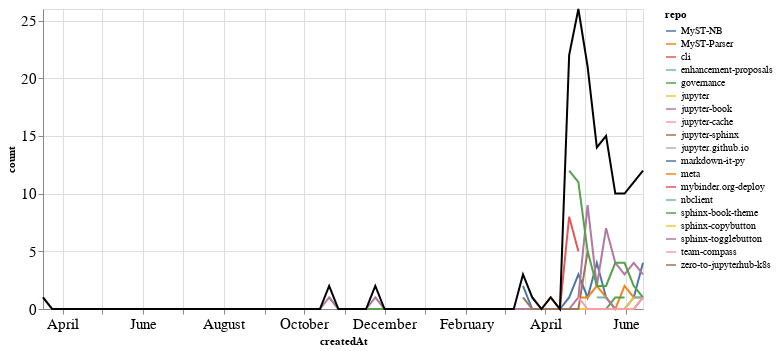

Here is the notebook cell this chart was saved with:
### Markdown cell above
## PRs

### Code cell
prs_time = prs.groupby('repo').resample('W', on='createdAt').count()['author'].reset_index()
prs_time = prs_time.rename(columns={'author': 'count'})
prs_time_total = prs_time.groupby('createdAt').agg({"count": "sum"}).reset_index()

ch1 = alt.Chart(prs_time, width=600).mark_line().encode(
    x='createdAt',
    y='count',
    color='repo',
    tooltip="repo"
)

ch2 = alt.Chart(prs_time_total, width=600).mark_line(color="black").encode(
    x='createdAt',
    y='count',
)

ch1 + ch2

### Figure 1 — Vega-Lite specification as saved in the notebook (floating-point values rounded to 4 significant figures; data arrays with more than 128 entries replaced by an {"elided": "..."} marker saying what was removed)
{"config": {"axisLeft": {"labelFontSize": 15}, "axisBottom": {"labelFontSize": 15}}, "layer": [{"data": {"name": "data-cb9294a3db33d627fdb2a890261d5b2d"}, "mark": "line", "encoding": {"color": {"type": "nominal", "field": "repo"}, "tooltip": {"type": "nominal", "field": "repo"}, "x": {"type": "temporal", "field": "createdAt"}, "y": {"type": "quantitative", "field": "count"}}, "width": 600}, {"data": {"name": "data-f7c7717978d3c5b73603466f37dfc99e"}, "mark": {"type": "line", "color": "black"}, "encoding": {"x": {"type": "temporal", "field": "createdAt"}, "y": {"type": "quantitative", "field": "count"}}, "width": 600}], "$schema": "https://vega.github.io/schema/vega-lite/v4.8.1.json", "datasets": {"data-cb9294a3db33d627fdb2a890261d5b2d": {"elided": "197 records"}, "data-f7c7717978d3c5b73603466f37dfc99e": [{"createdAt": "2019-03-17T00:00:00", "count": 1}, {"createdAt": "2019-03-24T00:00:00", "count": 0}, {"createdAt": "2019-03-31T00:00:00", "count": 0}, {"createdAt": "2019-04-07T00:00:00", "count": 0}, {"createdAt": "2019-04-14T00:00:00", "count": 0}, {"createdAt": "2019-04-21T00:00:00", "count": 0}, {"createdAt": "2019-04-28T00:00:00", "count": 0}, {"createdAt": "2019-05-05T00:00:00", "count": 0}, {"createdAt": "2019-05-12T00:00:00", "count": 0}, {"createdAt": "2019-05-19T00:00:00", "count": 0}, {"createdAt": "2019-05-26T00:00:00", "count": 0}, {"createdAt": "2019-06-02T00:00:00", "count": 0}, {"createdAt": "2019-06-09T00:00:00", "count": 0}, {"createdAt": "2019-06-16T00:00:00", "count": 0}, {"createdAt": "2019-06-23T00:00:00", "count": 0}, {"createdAt": "2019-06-30T00:00:00", "count": 0}, {"createdAt": "2019-07-07T00:00:00", "count": 0}, {"createdAt": "2019-07-14T00:00:00", "count": 0}, {"createdAt": "2019-07-21T00:00:00", "count": 0}, {"createdAt": "2019-07-28T00:00:00", "count": 0}, {"createdAt": "2019-08-04T00:00:00", "count": 0}, {"createdAt": "2019-08-11T00:00:00", "count": 0}, {"createdAt": "2019-08-18T00:00:00", "count": 0}, {"createdAt": "2019-08-25T00:00:00", "count": 0}, {"createdAt": "2019-09-01T00:00:00", "count": 0}, {"createdAt": "2019-09-08T00:00:00", "count": 0}, {"createdAt": "2019-09-15T00:00:00", "count": 0}, {"createdAt": "2019-09-22T00:00:00", "count": 0}, {"createdAt": "2019-09-29T00:00:00", "count": 0}, {"createdAt": "2019-10-06T00:00:00", "count": 0}, {"createdAt": "2019-10-13T00:00:00", "count": 0}, {"createdAt": "2019-10-20T00:00:00", "count": 2}, {"createdAt": "2019-10-27T00:00:00", "count": 0}, {"createdAt": "2019-11-03T00:00:00", "count": 0}, {"createdAt": "2019-11-10T00:00:00", "count": 0}, {"createdAt": "2019-11-17T00:00:00", "count": 0}, {"createdAt": "2019-11-24T00:00:00", "count": 2}, {"createdAt": "2019-12-01T00:00:00", "count": 0}, {"createdAt": "2019-12-08T00:00:00", "count": 0}, {"createdAt": "2019-12-15T00:00:00", "count": 0}, {"createdAt": "2019-12-22T00:00:00", "count": 0}, {"createdAt": "2019-12-29T00:00:00", "count": 0}, {"createdAt": "2020-01-05T00:00:00", "count": 0}, {"createdAt": "2020-01-12T00:00:00", "count": 0}, {"createdAt": "2020-01-19T00:00:00", "count": 0}, {"createdAt": "2020-01-26T00:00:00", "count": 0}, {"createdAt": "2020-02-02T00:00:00", "count": 0}, {"createdAt": "2020-02-09T00:00:00", "count": 0}, {"createdAt": "2020-02-16T00:00:00", "count": 0}, {"createdAt": "2020-02-23T00:00:00", "count": 0}, {"createdAt": "2020-03-01T00:00:00", "count": 0}, {"createdAt": "2020-03-08T00:00:00", "count": 0}, {"createdAt": "2020-03-15T00:00:00", "count": 3}, {"createdAt": "2020-03-22T00:00:00", "count": 1}, {"createdAt": "2020-03-29T00:00:00", "count": 0}, {"createdAt": "2020-04-05T00:00:00", "count": 1}, {"createdAt": "2020-04-12T00:00:00", "count": 0}, {"createdAt": "2020-04-19T00:00:00", "count": 22}, {"createdAt": "2020-04-26T00:00:00", "count": 26}, {"createdAt": "2020-05-03T00:00:00", "count": 21}, {"createdAt": "2020-05-10T00:00:00", "count": 14}, {"createdAt": "2020-05-17T00:00:00", "count": 15}, {"createdAt": "2020-05-24T00:00:00", "count": 10}, {"createdAt": "2020-05-31T00:00:00", "count": 10}, {"createdAt": "2020-06-07T00:00:00", "count": 11}, {"createdAt": "2020-06-14T00:00:00", "count": 12}]}}
